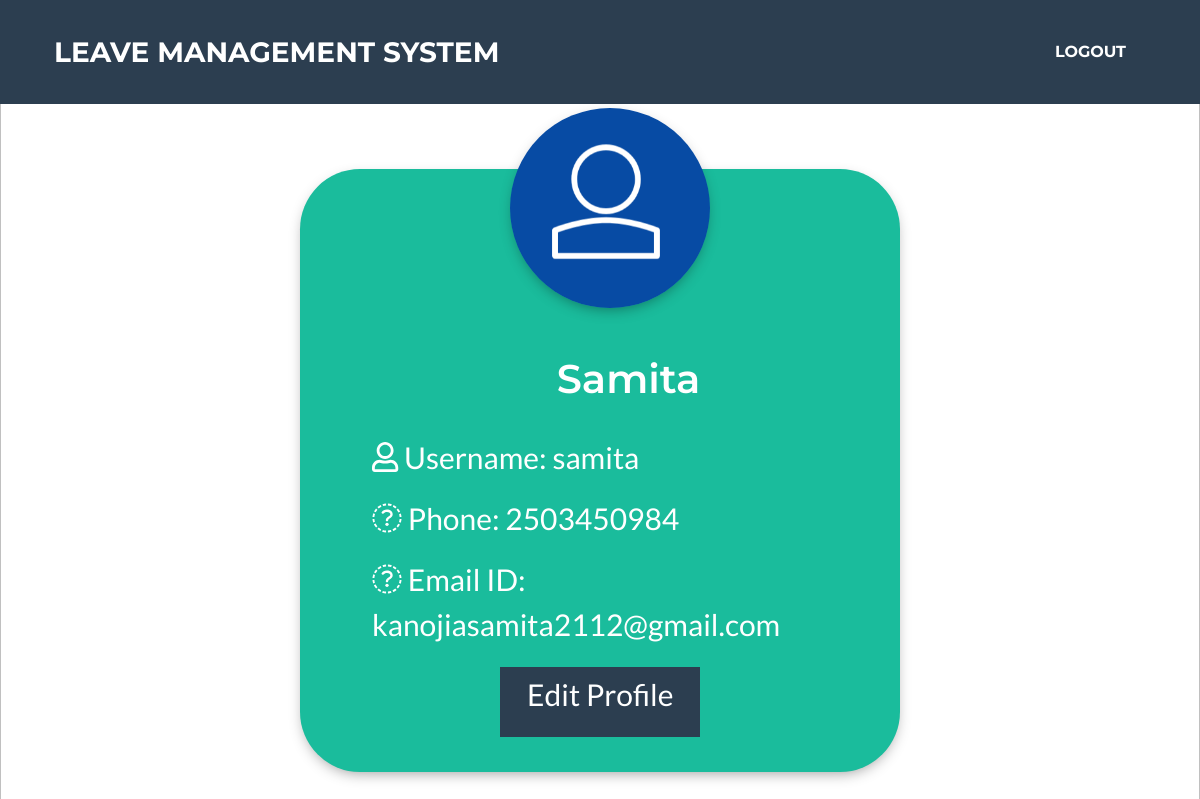
The page /classroom/admin/33/ (signed in) on the database its author committed.
### classroom/models.py (models this page shows, shortened)
class Adminn(models.Model):
    user = models.OneToOneField(User,on_delete=models.CASCADE,primary_key=True,related_name='Admin')
    name=models.CharField(max_length=250)
    email = models.EmailField(max_length=254)
    phone = models.IntegerField()

class User(AbstractUser):
    is_employee = models.BooleanField(default=False)
    is_manager = models.BooleanField(default=False)
    is_admin = models.BooleanField(default=False)

### classroom/views.py (the view)
class AdminDetailView(LoginRequiredMixin,DetailView):
    context_object_name = "admin"
    model = models.Adminn
    template_name = 'classroom/admin_detail_page.html'

### template/classroom/admin_detail_page.html (shortened to what this page needs)
{% extends 'classroom/base.html' %}
{% load static %}
{% block content %}
<head>
  <link rel="stylesheet" href="{% static 'css/newbase.css' %}">
</head>
<div class="profile" style="padding-top:10%;">
  <div class="profile-box">
      <img src="{% static 'images/login-avatar.PNG' %}" alt="">
    <div class="profile-details">
      <h1>{{ admin.name }}</h1>
      <br>
      <p><i class="far fa-user"></i> Username: {{ admin.user.username }}</p>
      <p><i class="far fa-phone"></i> Phone: {{ admin.phone }}</p>
      <p><i class="far fa-envelope-open-text"></i> Email ID: {{ admin.email }}</p>
      <a href="{% url 'classroom:admin_update' pk=user.pk %}"> <p class="edit-button">Edit Profile</p> </a>
    </div>
  </div>
</div>
{% endblock %}

### static/css/newbase.css (style rules this page uses)
.profile { margin:0; padding: 0; position: absolute; width:100%; height: 100vh; display:flex; justify-content: center; align-items: center; }
.profile img { position: absolute; margin: 0; width: 100%; height: 100%; object-fit: cover; background-attachment: }
.profile-box { width: 600px; margin-top: 20px; background: #1abc9c; position: absolute; padding: 15px; border-radius: 10%; box-shadow: 0 5px 15px -5px #00000070 }
.profile-box img { width: 200px; height: 200px; border-radius: 50%; top: -10%; left: 35%; box-shadow: 0 5px 15px -5px #00000070 }
.profile-details { color: white; margin-top: 30%; margin-left: 10%; }
.profile-details h1 { font-size: 40px; font-weight: 600; text-align: center; }
.profile-details p { font-size: 30px; font-weight: 400; }
.profile-details .edit-button { margin: 20px; margin-left: 25%; height: 70px; width: 200px; text-align: center; background: #2c3e50; text-decoration: none; color: white; padding: 5px; }

### rows shown on the page
Adminn: name "Samita", user.username "samita", phone "2503450984", email "kanojiasamita2112@gmail.com"
